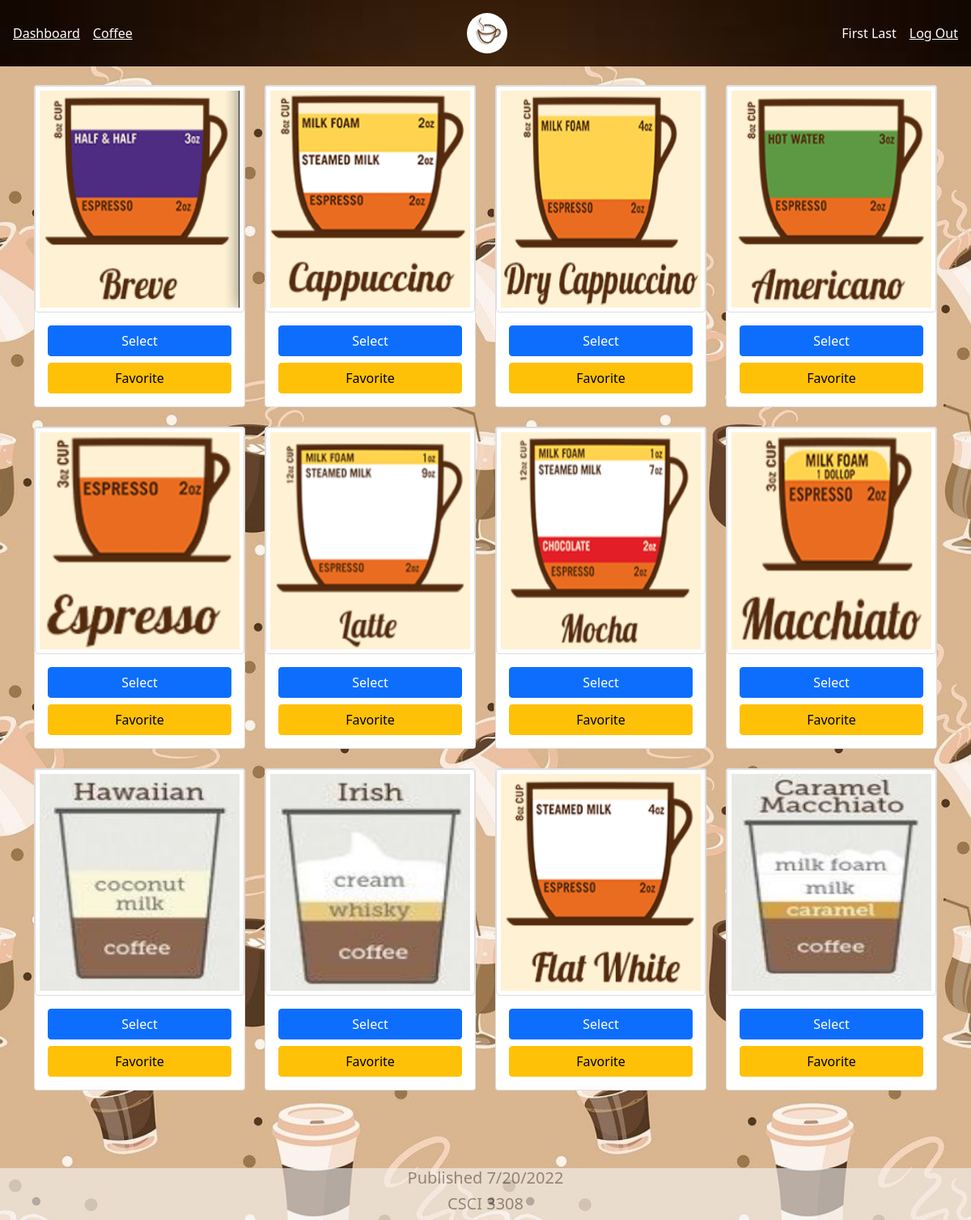
Screenshot of / (signed in) with the database file from the repository.
### tables this page shows
CREATE TABLE user (
  id INTEGER PRIMARY KEY AUTOINCREMENT,
  firstName TEXT  NOT NULL,
  lastName TEXT  NOT NULL,
  email TEXT UNIQUE NOT NULL,
  password TEXT NOT NULL
);

CREATE TABLE drink (
  id INTEGER PRIMARY KEY AUTOINCREMENT,
  drink_name  TEXT  UNIQUE NOT NULL,
  image       TEXT  NOT NULL,
  keywords    TEXT
);

### coffee101/view.py (the view, shortened to what this page needs)
@bp.route('/', methods=('GET', 'POST'))
@login_required
def index():
    db = get_db()
    drinks = db.execute(
        'SELECT *'
        ' FROM drink'
    ).fetchall()
    return render_template('view/index.html', drinks=drinks)

### coffee101/auth.py (called while the page is built)
@bp.before_app_request
def load_logged_in_user():
    user_id = session.get('user_id')
    if user_id is None:
        g.user = None
    else:
        g.user = get_db().execute(
            'SELECT * FROM user WHERE id = ?', (user_id,)
        ).fetchone()

def login_required(view):
    @functools.wraps(view)
    def wrapped_view(**kwargs):
        if g.user is None:
            return redirect(url_for('auth.login'))
        return view(**kwargs)
    return wrapped_view

### coffee101/db.py (called while the page is built)
def get_db():
    if 'db' not in g:
        g.db = sqlite3.connect(
            current_app.config['DATABASE'],
            detect_types=sqlite3.PARSE_DECLTYPES
        )
        g.db.row_factory = sqlite3.Row
    return g.db

### coffee101/templates/view/index.html (shortened to what this page needs)
{% extends 'base.html' %}
{% block content %}
<div class="container" style="margin-top: 2%;">
    <div class="row" id="photoCards" style="margin-bottom: 20px;">
        {% for drink in drinks %}
        <div class="col-md-3">
            <div class="card mb-4 box-shadow">
                <img class="card-img-top" src="{{ drink['image'] }}"
                     style="height: 280px; width: auto; display: block;  border: 1px solid #ddd; border-radius: 4px; padding: 5px;">
                <div class="card-body text-center">
                    <form method="post" style="margin-top: 0px; margin-bottom: 0px;">
                        <button type="submit" class="btn btn-primary mb-2" name="select" value="{{ drink['id'] }}">
                            Select
                        </button>
                        <button type="submit" class="btn btn-warning" name="fav" value="{{ drink['id'] }}">Favorite
                        </button>
                    </form>
                </div>
            </div>
        </div>
        {% endfor %}
    </div>
</div>
{% endblock %}

### coffee101/templates/base.html (shortened to what this page needs)
<!doctype html>
<html>
<head>
    <link rel="stylesheet" href="{{ url_for('static', filename='style.css') }}">
    <link rel="stylesheet" href="{{ url_for('static', filename='css/bootstrap/bootstrap.min.css') }}">
    <nav class="navbar navbar-expand navbar-dark bg-dark py-3"
         style="background-image: url({{ url_for('static', filename='img/nav_bg.jpg') }}); background-repeat: no-repeat; background-size: cover;">
        <ul class="navbar-nav mr-auto">
        <li class="nav-item">
            <a href="{{ url_for('view.dashboard') }}" style="color: white;">Dashboard</a>
        </li>
        <li class="nav-item">
            <a href="{{ url_for('view.index') }}" style="color: white;">Coffee</a>
        </li>
        </ul>
        <div class="navbar-nav mx-auto order-0">
            <a href="https://github.com/CU-CSCI-3308-Summer-2022/Coffee-101">
                <img src="../../static/img/display/coffee101_logo.jpg" height="50rem"
                     style="border-radius: 50% 50% 50% 50%;">
            </a>
        </div>
        <ul class="navbar-nav mr-auto">
            {% if g.user %}
            <li class="nav-item" style="color: white;"><span>{{ g.user['firstName'] }} {{ g.user['lastName'] }}</span>
            <li class="nav-item"><a href="{{ url_for('auth.logout') }}" style="color: white;">Log Out</a>
                {% else %}
            <li class="nav-item"><a href="{{ url_for('auth.register') }}" style="color: white;">Register</a>
            <li class="nav-item"><a href="{{ url_for('auth.login') }}" style="color: white;">Log In</a>
                {% endif %}
        </ul>
    </nav>
</head>
<body style="margin-bottom: 100px; background-image: url({{ url_for('static', filename='img/auth_bg.jpeg') }}); background-repeat: no-repeat; background-size: cover;">
<section class="content">
    {% block content %}
    {% endblock %}
</section>
</body>
<footer class="footer">
    <div>
        <h5 style="text-align: center; color: rgb(99, 98, 98);"> Published 7/20/2022</h5>
        <h5 style="text-align: center; color: rgb(99, 98, 98);"> CSCI 3308</h5>
    </div>
</footer>
</html>

### coffee101/static/style.css (style rules this page uses)
html { font-family: sans-serif; }
a { color: #377ba8; }
nav { background: lightgray; display: flex; align-items: center; padding: 0 0.5rem; }
nav ul { display: flex; list-style: none; margin: 0; padding: 0; }
nav ul li a, nav ul li span, header .action { display: block; padding: 0.5rem; }
.content { padding: 0 1rem 1rem; }
.content form { margin: 1em 0; display: flex; flex-direction: column; }
.footer { opacity: .6; width: 100%; height: 4rem; position: fixed; bottom: 0; line-height: 60px; background-color: #f5f5f5; }

### rows the page displays
user: user.firstName "First", user.lastName "Last"
drink: image (picture), {{ drink['id'] }} 1 (drawn)
drink: image (picture), {{ drink['id'] }} 2 (drawn)
drink: image (picture), {{ drink['id'] }} 3 (drawn)
drink: image (picture), {{ drink['id'] }} 4 (drawn)
drink: image (picture), {{ drink['id'] }} 5 (drawn)
drink: image (picture), {{ drink['id'] }} 6 (drawn)
drink: image (picture), {{ drink['id'] }} 7 (drawn)
drink: image (picture), {{ drink['id'] }} 8 (drawn)
drink: image (picture), {{ drink['id'] }} 9 (drawn)
drink: image (picture), {{ drink['id'] }} 10 (drawn)
drink: image (picture), {{ drink['id'] }} 11 (drawn)
drink: image (picture), {{ drink['id'] }} 12 (drawn)
